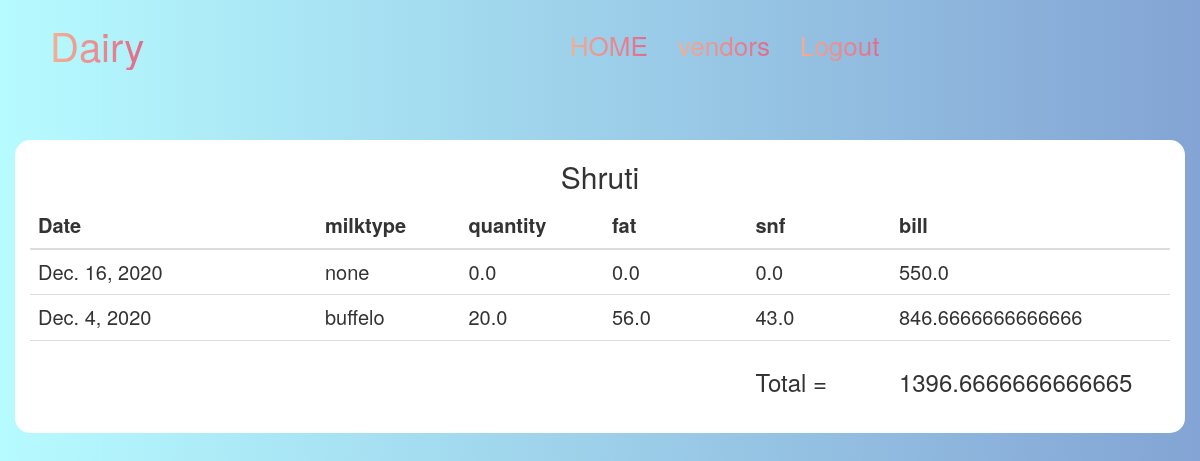
/detailsvendor/Shruti (signed in), run on the app's committed database.
### Manageapp/models.py (models this page shows, shortened)
class Milkentry(models.Model):
	name=models.TextField(max_length=50)
	date = models.DateField(("Date"), default=datetime.date.today , blank=True ,null=False)
	milktype=models.TextField(default='none')
	quantity=models.FloatField(default=0.0)
	fat=models.FloatField(default=0.0)
	snf=models.FloatField(default=0.0)
	bill=models.FloatField(default=0.0)

### Manageapp/views.py (the view)
# urls.py: path('detailsvendor/<str:name>',views.detailsvendor,name='detailsvendor'),
@login_required(login_url='loginpage')
def detailsvendor(request ,name):
	obj=Milkentry.objects.filter(name=name).all()
	total=0
	for i in obj:
		total=total+i.bill
		print(i.date)
	print(total)
	dict1={'obj':obj,'obj1':total,'name':name}
	return render(request,'detailsvendor.html',dict1)

### Manageapp/templates/detailsvendor.html (shortened to what this page needs)
<!DOCTYPE html>
<html lang="en">
<head>
  <link rel="stylesheet" href="https://maxcdn.bootstrapcdn.com/bootstrap/3.4.1/css/bootstrap.min.css">
</head>
<body>
<nav class=" nvbr ">
  <div class="container-fluid ">
    <div class="">
      <a class="navbar-brand" href="#">Dairy</a>
    </div>
    <ul class="nav navbar-nav alignnvbr">
      <li><a href="{% url 'index' %}"> HOME</a></li>
      <li><a href="{% url 'vendorlist' %}"> vendors</a></li>
      <li class="active"><a href="{% url 'logout_view' %}">Logout</a></li>
    </ul>
  </div>
</nav>
<div class="container bgl">
 <h2 class="text-center">{{ name }}</h2>
  <table class="table table-borderless">
    <thead>
      <tr>
        <th width="20%">Date</th>
        <th width="10%">milktype</th>
        <th width="10%">quantity</th>
        <th width="10%">fat</th>
        <th width="10%">snf</th>
        <th width="10%">bill</th>
      </tr>
    </thead>
    <tbody>
      {% for i in obj %}
      <tr>
        <td>{{ i.date }}</td>
         <td>{{ i.milktype }}</td>
          <td>{{ i.quantity }}</td>
           <td>{{ i.fat }}</td>
            <td>{{ i.snf }}</td>
             <td>{{ i.bill }}</td>
      </tr>
      {% endfor %}
      <tr>
        <td></td>
        <td></td>
        <td></td>
         <td></td>
            <td> <h3>Total =</h3>
            </td>
             <td><h3>{{obj1}}</h3></td>
      </tr>
</tbody>
</table>
</div>
</body>
</html>

### Manageapp/templates/detailsvendor.html (style rules this page uses)
body { background: #83a4d4; background: -webkit-linear-gradient(to right, #b6fbff, #83a4d4); background: linear-gradient(to right, #b6fbff, #83a4d4); }
.bgl { font-size: 20px; margin-top:50px; background:white; border-radius:15px; }
.nvbr { text-align:center; border-radius:none; font-size: 25px; color: white; padding:20px; }
.alignnvbr { margin-left:35%; }
.navbar-brand { font-size: 40px; background: linear-gradient(to right, #F7BB97, #DD5E89); -webkit-background-clip: text; -webkit-text-fill-color:transparent; background-clip:text; }
a { background: linear-gradient(to right, #F7BB97, #DD5E89); -webkit-background-clip: text; -webkit-text-fill-color:transparent; background-clip:text; }

### data on the page
Milkentry: date "Dec. 16, 2020", milktype "none", quantity "0.0", fat "0.0", snf "0.0", bill "550.0"
Milkentry: date "Dec. 4, 2020", milktype "buffelo", quantity "20.0", fat "56.0", snf "43.0", bill "846.6666666666666"

### other printed values
{{ name }} "Shruti"
{{ obj1 }} "1396.6666666666665"
